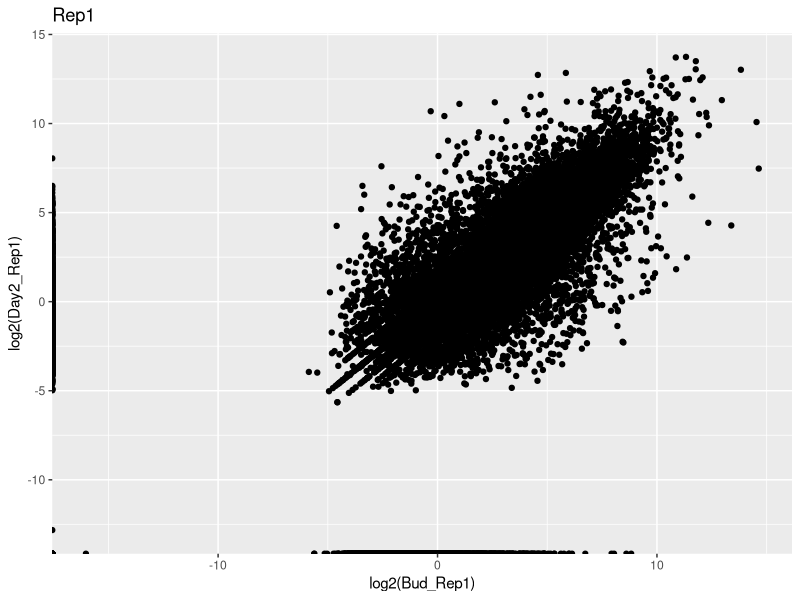
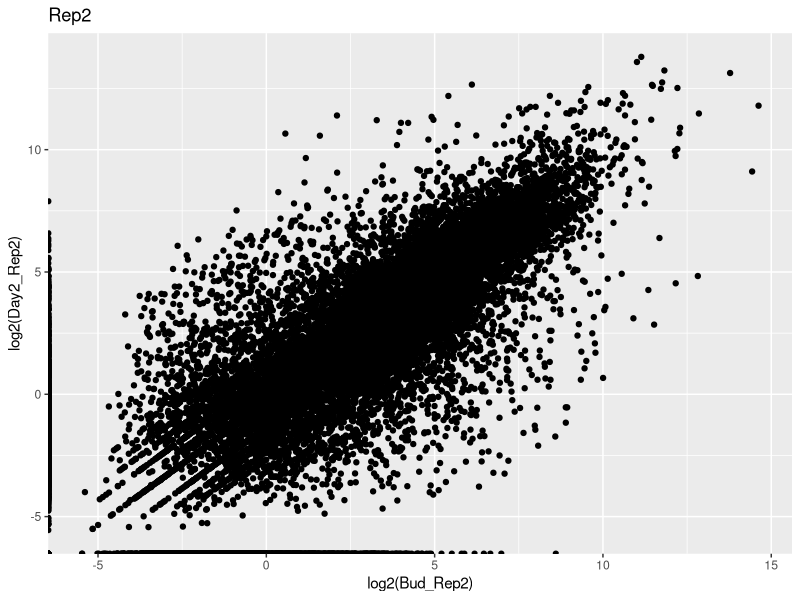
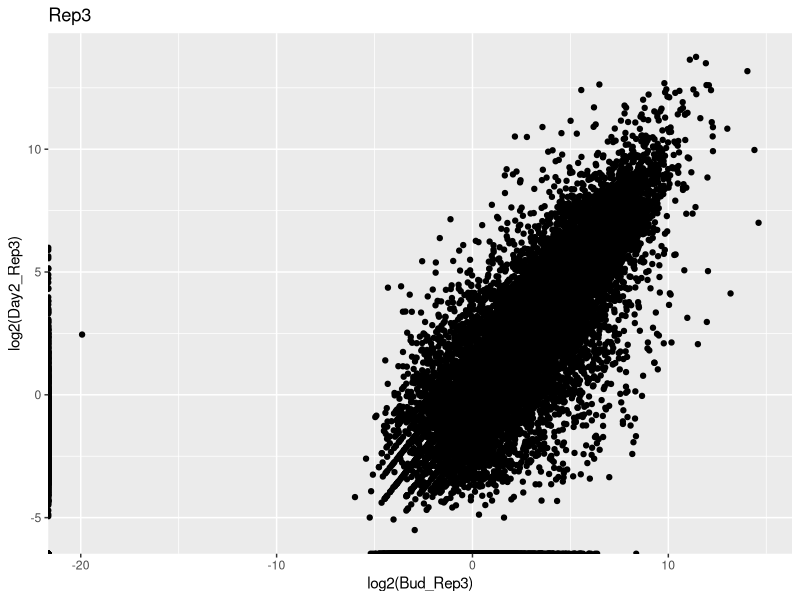

The R script that drew these images, in order: (Note: this script raises an error after producing the figures.)
# Ball Horticulture Data Analysis Test
# Data Walkthrough
library(ggplot2)
# Load in data file

rna.dat <- read.table("input_data/test_gene_expression_matrix.txt", header=T)
summary(rna.dat)
dim(rna.dat)

# Quick scatter plots
ggplot(data=rna.dat) +
  geom_point(aes(x=log2(Bud_Rep1), y=log2(Day2_Rep1)))+
  labs(title="Rep1")

ggplot(data=rna.dat) +
  geom_point(aes(x=log2(Bud_Rep2), y=log2(Day2_Rep2))) +
  labs(title="Rep2")

ggplot(data=rna.dat) +
  geom_point(aes(x=log2(Bud_Rep3), y=log2(Day2_Rep3))) +
  labs(title="Rep3")

# Data looks to be structured where individual genes were sampled for across different buds
# Samples are paired with samples being taken during bud stage and then samples being taken 2 days after flowers open

# Making a new dataframe to make the graphing a bit easier
# Buds
## rep1
bud1 <- data.frame(gene = rna.dat$gene,
                   value = rna.dat$Bud_Rep1)
bud1$stage <- as.factor("bud")  
bud1$rep <- as.factor("rep1")

# Buds
## rep2
bud2 <- data.frame(gene = rna.dat$gene,
                   value = rna.dat$Bud_Rep2)
bud2$stage <- as.factor("bud")  
bud2$rep <- as.factor("rep2")

# Buds
## rep3
bud3 <- data.frame(gene = rna.dat$Name,
                   value = rna.dat$Bud_Rep3)
bud3$stage <- as.factor("bud")  
bud3$rep <- as.factor("rep3")

# Flowers
## rep1
flr1 <- data.frame(gene = rna.dat$Name,
                   value = rna.dat$Day2_Rep1)
flr1$stage <- as.factor("flower")  
flr1$rep <- as.factor("rep1")

## rep2
flr2 <- data.frame(gene = rna.dat$Name,
                   value = rna.dat$Day2_Rep2)
flr2$stage <- as.factor("flower")  
flr2$rep <- as.factor("rep2")

## rep1
flr3 <- data.frame(gene = rna.dat$Name,
                   value = rna.dat$Day2_Rep3)
flr3$stage <- as.factor("flower")  
flr3$rep <- as.factor("rep3")


rna.stack <- rbind(bud1, bud2, bud3, flr1, flr2, flr3)

summary(rna.stack)

gn.names <- as.factor(matrix(unlist(strsplit(paste(rna.stack$gene), "_")), nrow=nrow(rna.stack), byrow=T)[,2])
rna.stack$pos <- matrix(unlist(strsplit(paste(gn.names), "-")), nrow=nrow(rna.stack), byrow=T)[,1]
rna.stack$pos <- as.numeric(rna.stack$pos)

png("figures/manhattan_test.png", height=8, width=15, res=300, unit="in")
  ggplot(data = rna.stack[paste0(rna.stack$gene, rna.stack$rep) %in% paste0(names.express$gene, names.express$rep),]) + facet_grid(rep~stage) +
    geom_point(aes(x=pos, y=log2(value)))
dev.off()


# Creating a stacked dataframe of ratios to look at gene expression
# rep1
rna.exp1 <- data.frame(gene = rna.dat$Name,
                          value = rna.dat$Day2_Rep1/rna.dat$Bud_Rep1)

rna.exp1$rep <- as.factor("rep1") 
rna.exp1$type <- as.factor("ratio")

# getting the names from replicate 1 that did show changes
rep1.name.chng <- rna.exp1[!rna.exp1$value==Inf & !rna.exp1$value==1 & !is.na(rna.exp1$value),"gene"]
summary(rep1.name.chng)
length(rep1.name.chng)
# rep2
rna.exp2 <- data.frame(gene = rna.dat$Name,
                       value = rna.dat$Day2_Rep2/rna.dat$Bud_Rep2)

rna.exp2$rep <- as.factor("rep2") 
rna.exp2$type <- as.factor("ratio")

# getting the names from replicate 2 that did show changes
rep2.name.chng <- rna.exp2[!rna.exp2$value==Inf & !rna.exp2$value==1 & !is.na(rna.exp2$value),"gene"]
summary(rep2.name.chng)
length(rep2.name.chng)

# rep3
rna.exp3 <- data.frame(gene = rna.dat$Name,
                       value = rna.dat$Day2_Rep3/rna.dat$Bud_Rep3)

rna.exp3$rep <- as.factor("rep3") 
rna.exp3$type <- as.factor("ratio")

# getting the names from replicate 2 that did show changes
rep3.name.chng <- rna.exp3[!rna.exp3$value==Inf & !rna.exp3$value==1 & !is.na(rna.exp3$value),"gene"]
summary(rep3.name.chng)
length(rep3.name.chng)


# making data frame of names that actually showed changes between life stages
change.names1 <- data.frame(gene = rep1.name.chng,
                           rep = as.factor("rep1"))

change.names2 <- data.frame(gene = rep2.name.chng,
                            rep = as.factor("rep2"))

change.names3 <- data.frame(gene = rep3.name.chng,
                            rep = as.factor("rep3"))

names.express <- rbind(change.names1, change.names2, change.names3)

# Stacking expression data

rna.expression <- rbind(rna.exp1, rna.exp2, rna.exp3)
summary(rna.expression)

# Splitting the name apart as I think these are teh gene positions
gn.names <- matrix(unlist(strsplit(paste(rna.expression$gene), "_")), nrow=nrow(rna.expression), byrow=T)[,2]
rna.expression$pos <- matrix(unlist(strsplit(paste(gn.names), "-")), nrow=nrow(rna.expression), byrow=T)[,1]
rna.expression$pos <- as.numeric(rna.expression$pos)

png("figures/ratio_manhattan_test.png", height=8, width=15, res=300, unit="in")
  ggplot(data=rna.expression[rna.expression$type=="ratio" & paste0(rna.expression$gene, rna.expression$rep) %in% paste0(names.express$gene, names.express$rep),]) + facet_grid(rep~.) +
    geom_point(aes(x=pos, y=log2(value)))
dev.off()



